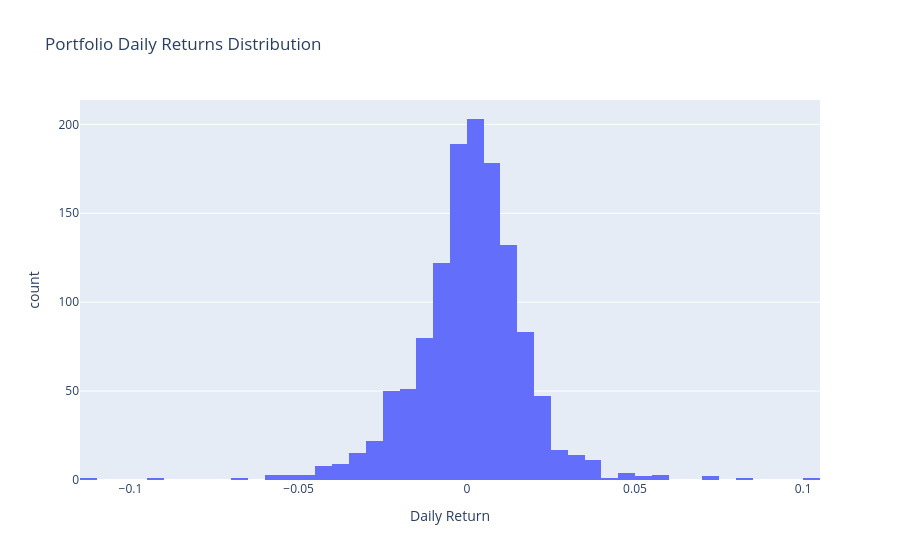

The notebook cell this image was saved under:
### Code cell
plot_returns_distribution(portfolio_returns).show()

### Figure 1 — Plotly figure (JSON) as saved in the notebook; plotly's stock layout.template omitted (floating-point values rounded to 4 significant figures; data arrays with more than 128 entries replaced by an {"elided": "..."} marker saying what was removed)
{"data": [{"bingroup": "x", "hovertemplate": "variable=0<br>Daily Return=%{x}<br>count=%{y}<extra></extra>", "legendgroup": "0", "marker": {"color": "#636efa", "pattern": {"shape": ""}}, "name": "0", "nbinsx": 60, "orientation": "v", "showlegend": true, "type": "histogram", "x": {"elided": "1257 float values"}, "xaxis": "x", "yaxis": "y"}], "layout": {"barmode": "relative", "legend": {"title": {"text": "variable"}, "tracegroupgap": 0}, "showlegend": false, "title": {"text": "Portfolio Daily Returns Distribution"}, "xaxis": {"anchor": "y", "domain": [0, 1], "title": {"text": "Daily Return"}}, "yaxis": {"anchor": "x", "domain": [0, 1], "title": {"text": "count"}}}}
